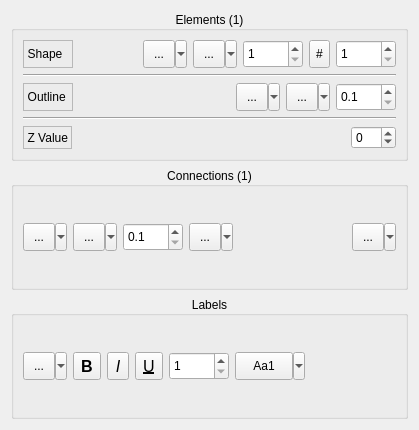
<?xml version="1.0" encoding="UTF-8"?>
<ui version="4.0">
 <class>BGElementConnectionPropertiesUI</class>
 <widget class="QWidget" name="BGElementConnectionPropertiesUI">
  <property name="geometry">
   <rect>
    <x>0</x>
    <y>0</y>
    <width>419</width>
    <height>430</height>
   </rect>
  </property>
  <property name="sizePolicy">
   <sizepolicy hsizetype="Preferred" vsizetype="Maximum">
    <horstretch>0</horstretch>
    <verstretch>0</verstretch>
   </sizepolicy>
  </property>
  <property name="windowTitle">
   <string>Form</string>
  </property>
  <property name="styleSheet">
   <string notr="true">/*
QDoubleSpinBox, QSpinBox, QComboBox
{
border: 1px solid #aaa;
background: white;
}

QSpinBox:hover, QDoubleSpinBox:hover, QComboBox:hover
{
border: 1px solid #00a;
background: white;
}


QToolButton
{
border: 1px none;
background: transparent;
}

QToolButton::menu-button 
{
background: transparent;
}

QToolButton:on
{
border: 1px solid #00a;
background: #bbb;
}

QToolButton:hover:!on
{
border: 1px solid #00a;
background: #eee;
}
*/
</string>
  </property>
  <layout class="QVBoxLayout" name="verticalLayout_2">
   <item>
    <widget class="QGroupBox" name="ElementsBox">
     <property name="title">
      <string>Elements (1)</string>
     </property>
     <property name="alignment">
      <set>Qt::AlignCenter</set>
     </property>
     <layout class="QVBoxLayout" name="verticalLayout_5">
      <item>
       <layout class="QHBoxLayout" name="horizontalLayout_3">
        <item>
         <widget class="QLabel" name="label_2">
          <property name="frameShape">
           <enum>QFrame::StyledPanel</enum>
          </property>
          <property name="frameShadow">
           <enum>QFrame::Sunken</enum>
          </property>
          <property name="text">
           <string>Shape  </string>
          </property>
          <property name="alignment">
           <set>Qt::AlignRight|Qt::AlignTrailing|Qt::AlignVCenter</set>
          </property>
         </widget>
        </item>
        <item>
         <spacer name="horizontalSpacer">
          <property name="orientation">
           <enum>Qt::Horizontal</enum>
          </property>
          <property name="sizeHint" stdset="0">
           <size>
            <width>40</width>
            <height>20</height>
           </size>
          </property>
         </spacer>
        </item>
        <item>
         <widget class="QSint::QSplitButton" name="ElementShape">
          <property name="minimumSize">
           <size>
            <width>44</width>
            <height>28</height>
           </size>
          </property>
          <property name="maximumSize">
           <size>
            <width>16777215</width>
            <height>28</height>
           </size>
          </property>
          <property name="statusTip">
           <string>Set shape of the selected nodes</string>
          </property>
          <property name="text">
           <string>...</string>
          </property>
          <property name="iconSize">
           <size>
            <width>18</width>
            <height>18</height>
           </size>
          </property>
          <property name="popupMode">
           <enum>QToolButton::MenuButtonPopup</enum>
          </property>
         </widget>
        </item>
        <item>
         <widget class="QSint::ColorButton" name="ElementColour">
          <property name="sizePolicy">
           <sizepolicy hsizetype="Fixed" vsizetype="Fixed">
            <horstretch>0</horstretch>
            <verstretch>0</verstretch>
           </sizepolicy>
          </property>
          <property name="minimumSize">
           <size>
            <width>44</width>
            <height>28</height>
           </size>
          </property>
          <property name="statusTip">
           <string>Set fill color of the selected nodes</string>
          </property>
          <property name="text">
           <string>...</string>
          </property>
          <property name="iconSize">
           <size>
            <width>18</width>
            <height>18</height>
           </size>
          </property>
          <property name="popupMode">
           <enum>QToolButton::MenuButtonPopup</enum>
          </property>
         </widget>
        </item>
        <item>
         <widget class="QSint::SpinComboBox" name="ElementSizeX">
          <property name="sizePolicy">
           <sizepolicy hsizetype="Preferred" vsizetype="Fixed">
            <horstretch>0</horstretch>
            <verstretch>0</verstretch>
           </sizepolicy>
          </property>
          <property name="minimumSize">
           <size>
            <width>60</width>
            <height>28</height>
           </size>
          </property>
          <property name="maximumSize">
           <size>
            <width>60</width>
            <height>28</height>
           </size>
          </property>
          <property name="statusTip">
           <string>Set width of the selected nodes</string>
          </property>
          <property name="styleSheet">
           <string notr="true"/>
          </property>
          <property name="correctionMode">
           <enum>QAbstractSpinBox::CorrectToNearestValue</enum>
          </property>
          <property name="minimum">
           <number>1</number>
          </property>
          <property name="maximum">
           <number>1000</number>
          </property>
         </widget>
        </item>
        <item>
         <widget class="QToolButton" name="ElementSizeSwitch">
          <property name="sizePolicy">
           <sizepolicy hsizetype="Fixed" vsizetype="Preferred">
            <horstretch>0</horstretch>
            <verstretch>0</verstretch>
           </sizepolicy>
          </property>
          <property name="statusTip">
           <string>Uniform nodes size editing if checked</string>
          </property>
          <property name="text">
           <string>#</string>
          </property>
          <property name="checkable">
           <bool>true</bool>
          </property>
          <property name="checked">
           <bool>false</bool>
          </property>
         </widget>
        </item>
        <item>
         <widget class="QSint::SpinComboBox" name="ElementSizeY">
          <property name="sizePolicy">
           <sizepolicy hsizetype="Preferred" vsizetype="Fixed">
            <horstretch>0</horstretch>
            <verstretch>0</verstretch>
           </sizepolicy>
          </property>
          <property name="minimumSize">
           <size>
            <width>60</width>
            <height>28</height>
           </size>
          </property>
          <property name="maximumSize">
           <size>
            <width>60</width>
            <height>28</height>
           </size>
          </property>
          <property name="statusTip">
           <string>Set height of the selected nodes</string>
          </property>
          <property name="styleSheet">
           <string notr="true"/>
          </property>
          <property name="correctionMode">
           <enum>QAbstractSpinBox::CorrectToNearestValue</enum>
          </property>
          <property name="minimum">
           <number>1</number>
          </property>
          <property name="maximum">
           <number>1000</number>
          </property>
         </widget>
        </item>
       </layout>
      </item>
      <item>
       <widget class="Line" name="line">
        <property name="orientation">
         <enum>Qt::Horizontal</enum>
        </property>
       </widget>
      </item>
      <item>
       <layout class="QHBoxLayout" name="horizontalLayout_5">
        <item>
         <widget class="QLabel" name="label">
          <property name="frameShape">
           <enum>QFrame::StyledPanel</enum>
          </property>
          <property name="frameShadow">
           <enum>QFrame::Sunken</enum>
          </property>
          <property name="text">
           <string>Outline </string>
          </property>
          <property name="alignment">
           <set>Qt::AlignRight|Qt::AlignTrailing|Qt::AlignVCenter</set>
          </property>
         </widget>
        </item>
        <item>
         <spacer name="horizontalSpacer_4">
          <property name="orientation">
           <enum>Qt::Horizontal</enum>
          </property>
          <property name="sizeHint" stdset="0">
           <size>
            <width>40</width>
            <height>20</height>
           </size>
          </property>
         </spacer>
        </item>
        <item>
         <widget class="QSint::ColorButton" name="StrokeColour">
          <property name="sizePolicy">
           <sizepolicy hsizetype="Fixed" vsizetype="Fixed">
            <horstretch>0</horstretch>
            <verstretch>0</verstretch>
           </sizepolicy>
          </property>
          <property name="minimumSize">
           <size>
            <width>44</width>
            <height>28</height>
           </size>
          </property>
          <property name="statusTip">
           <string>Set stroke color of the selected nodes</string>
          </property>
          <property name="text">
           <string>...</string>
          </property>
          <property name="iconSize">
           <size>
            <width>18</width>
            <height>18</height>
           </size>
          </property>
          <property name="popupMode">
           <enum>QToolButton::MenuButtonPopup</enum>
          </property>
         </widget>
        </item>
        <item>
         <widget class="QSint::QPenButton" name="StrokeStyle">
          <property name="minimumSize">
           <size>
            <width>44</width>
            <height>28</height>
           </size>
          </property>
          <property name="statusTip">
           <string>Set stroke style of the selected nodes</string>
          </property>
          <property name="text">
           <string>...</string>
          </property>
          <property name="iconSize">
           <size>
            <width>18</width>
            <height>18</height>
           </size>
          </property>
          <property name="popupMode">
           <enum>QToolButton::MenuButtonPopup</enum>
          </property>
         </widget>
        </item>
        <item>
         <widget class="QSint::DoubleSpinComboBox" name="StrokeSize">
          <property name="sizePolicy">
           <sizepolicy hsizetype="Fixed" vsizetype="Fixed">
            <horstretch>0</horstretch>
            <verstretch>0</verstretch>
           </sizepolicy>
          </property>
          <property name="minimumSize">
           <size>
            <width>60</width>
            <height>28</height>
           </size>
          </property>
          <property name="maximumSize">
           <size>
            <width>60</width>
            <height>28</height>
           </size>
          </property>
          <property name="statusTip">
           <string>Set stroke width of the selected nodes</string>
          </property>
          <property name="styleSheet">
           <string notr="true"/>
          </property>
          <property name="correctionMode">
           <enum>QAbstractSpinBox::CorrectToNearestValue</enum>
          </property>
          <property name="decimals">
           <number>1</number>
          </property>
          <property name="minimum">
           <double>0.100000000000000</double>
          </property>
          <property name="singleStep">
           <double>0.100000000000000</double>
          </property>
         </widget>
        </item>
       </layout>
      </item>
      <item>
       <widget class="Line" name="line2">
        <property name="orientation">
         <enum>Qt::Horizontal</enum>
        </property>
       </widget>
      </item>
      <item>
       <widget class="QWidget" name="zValueWidget" native="true">
        <layout class="QHBoxLayout" name="horizontalLayout_4">
         <property name="spacing">
          <number>0</number>
         </property>
         <property name="leftMargin">
          <number>0</number>
         </property>
         <property name="topMargin">
          <number>0</number>
         </property>
         <property name="rightMargin">
          <number>0</number>
         </property>
         <property name="bottomMargin">
          <number>0</number>
         </property>
         <item>
          <layout class="QHBoxLayout" name="zValueLayout">
           <property name="spacing">
            <number>0</number>
           </property>
           <item>
            <widget class="QLabel" name="label_3">
             <property name="frameShape">
              <enum>QFrame::StyledPanel</enum>
             </property>
             <property name="frameShadow">
              <enum>QFrame::Sunken</enum>
             </property>
             <property name="text">
              <string>Z Value</string>
             </property>
             <property name="alignment">
              <set>Qt::AlignRight|Qt::AlignTrailing|Qt::AlignVCenter</set>
             </property>
            </widget>
           </item>
           <item>
            <spacer name="horizontalSpacer_5">
             <property name="orientation">
              <enum>Qt::Horizontal</enum>
             </property>
             <property name="sizeHint" stdset="0">
              <size>
               <width>40</width>
               <height>20</height>
              </size>
             </property>
            </spacer>
           </item>
           <item>
            <widget class="QSpinBox" name="zValueSpinBox">
             <property name="minimum">
              <number>-99</number>
             </property>
            </widget>
           </item>
          </layout>
         </item>
        </layout>
       </widget>
      </item>
     </layout>
    </widget>
   </item>
   <item>
    <widget class="QGroupBox" name="ConnectionsBox">
     <property name="title">
      <string>Connections (1)</string>
     </property>
     <property name="alignment">
      <set>Qt::AlignCenter</set>
     </property>
     <layout class="QVBoxLayout" name="verticalLayout">
      <item>
       <layout class="QHBoxLayout" name="horizontalLayout_2">
        <item>
         <widget class="QSint::ColorButton" name="ConnectionColour">
          <property name="sizePolicy">
           <sizepolicy hsizetype="Fixed" vsizetype="Fixed">
            <horstretch>0</horstretch>
            <verstretch>0</verstretch>
           </sizepolicy>
          </property>
          <property name="minimumSize">
           <size>
            <width>44</width>
            <height>28</height>
           </size>
          </property>
          <property name="statusTip">
           <string>Set color of the selected edges</string>
          </property>
          <property name="text">
           <string>...</string>
          </property>
          <property name="iconSize">
           <size>
            <width>18</width>
            <height>18</height>
           </size>
          </property>
          <property name="popupMode">
           <enum>QToolButton::MenuButtonPopup</enum>
          </property>
         </widget>
        </item>
        <item>
         <widget class="QSint::QPenButton" name="ConnectionStyle">
          <property name="minimumSize">
           <size>
            <width>44</width>
            <height>28</height>
           </size>
          </property>
          <property name="statusTip">
           <string>Set pen style of the selected edges</string>
          </property>
          <property name="text">
           <string>...</string>
          </property>
          <property name="iconSize">
           <size>
            <width>18</width>
            <height>18</height>
           </size>
          </property>
          <property name="popupMode">
           <enum>QToolButton::MenuButtonPopup</enum>
          </property>
         </widget>
        </item>
        <item>
         <widget class="QSint::DoubleSpinComboBox" name="ConnectionWeight">
          <property name="sizePolicy">
           <sizepolicy hsizetype="Fixed" vsizetype="Fixed">
            <horstretch>0</horstretch>
            <verstretch>0</verstretch>
           </sizepolicy>
          </property>
          <property name="minimumSize">
           <size>
            <width>60</width>
            <height>28</height>
           </size>
          </property>
          <property name="maximumSize">
           <size>
            <width>60</width>
            <height>28</height>
           </size>
          </property>
          <property name="statusTip">
           <string>Set weight of the selected edges</string>
          </property>
          <property name="styleSheet">
           <string notr="true"/>
          </property>
          <property name="correctionMode">
           <enum>QAbstractSpinBox::CorrectToNearestValue</enum>
          </property>
          <property name="decimals">
           <number>1</number>
          </property>
          <property name="minimum">
           <double>0.100000000000000</double>
          </property>
          <property name="singleStep">
           <double>0.100000000000000</double>
          </property>
         </widget>
        </item>
        <item>
         <widget class="QSint::QSplitButton" name="ConnectionDirection">
          <property name="minimumSize">
           <size>
            <width>44</width>
            <height>28</height>
           </size>
          </property>
          <property name="statusTip">
           <string>Set direction of the selected edges</string>
          </property>
          <property name="text">
           <string>...</string>
          </property>
          <property name="iconSize">
           <size>
            <width>18</width>
            <height>18</height>
           </size>
          </property>
          <property name="popupMode">
           <enum>QToolButton::MenuButtonPopup</enum>
          </property>
         </widget>
        </item>
        <item>
         <spacer name="horizontalSpacer_2">
          <property name="orientation">
           <enum>Qt::Horizontal</enum>
          </property>
          <property name="sizeHint" stdset="0">
           <size>
            <width>40</width>
            <height>20</height>
           </size>
          </property>
         </spacer>
        </item>
        <item>
         <widget class="QSint::QSplitButton" name="ConnectionType">
          <property name="minimumSize">
           <size>
            <width>44</width>
            <height>28</height>
           </size>
          </property>
          <property name="statusTip">
           <string>Set type of the selected edges</string>
          </property>
          <property name="text">
           <string>...</string>
          </property>
          <property name="iconSize">
           <size>
            <width>18</width>
            <height>18</height>
           </size>
          </property>
          <property name="popupMode">
           <enum>QToolButton::MenuButtonPopup</enum>
          </property>
         </widget>
        </item>
       </layout>
      </item>
     </layout>
    </widget>
   </item>
   <item>
    <widget class="QGroupBox" name="LablesBox">
     <property name="title">
      <string>Labels</string>
     </property>
     <property name="alignment">
      <set>Qt::AlignCenter</set>
     </property>
     <layout class="QHBoxLayout" name="horizontalLayout">
      <item>
       <layout class="QHBoxLayout" name="zValueControlsLayout">
        <item>
         <widget class="QSint::ColorButton" name="LabelColour">
          <property name="sizePolicy">
           <sizepolicy hsizetype="Fixed" vsizetype="Fixed">
            <horstretch>0</horstretch>
            <verstretch>0</verstretch>
           </sizepolicy>
          </property>
          <property name="minimumSize">
           <size>
            <width>44</width>
            <height>28</height>
           </size>
          </property>
          <property name="maximumSize">
           <size>
            <width>16777215</width>
            <height>28</height>
           </size>
          </property>
          <property name="statusTip">
           <string>Set color of the selected labels</string>
          </property>
          <property name="text">
           <string>...</string>
          </property>
          <property name="iconSize">
           <size>
            <width>18</width>
            <height>18</height>
           </size>
          </property>
          <property name="popupMode">
           <enum>QToolButton::MenuButtonPopup</enum>
          </property>
         </widget>
        </item>
        <item>
         <widget class="QToolButton" name="LabelFontBold">
          <property name="sizePolicy">
           <sizepolicy hsizetype="Fixed" vsizetype="Fixed">
            <horstretch>0</horstretch>
            <verstretch>0</verstretch>
           </sizepolicy>
          </property>
          <property name="minimumSize">
           <size>
            <width>0</width>
            <height>28</height>
           </size>
          </property>
          <property name="maximumSize">
           <size>
            <width>28</width>
            <height>28</height>
           </size>
          </property>
          <property name="font">
           <font>
            <pointsize>12</pointsize>
            <weight>75</weight>
            <bold>true</bold>
           </font>
          </property>
          <property name="statusTip">
           <string>Bold font look of the selected labels</string>
          </property>
          <property name="text">
           <string>B</string>
          </property>
          <property name="checkable">
           <bool>true</bool>
          </property>
         </widget>
        </item>
        <item>
         <widget class="QToolButton" name="LabelFontItalic">
          <property name="sizePolicy">
           <sizepolicy hsizetype="Fixed" vsizetype="Fixed">
            <horstretch>0</horstretch>
            <verstretch>0</verstretch>
           </sizepolicy>
          </property>
          <property name="minimumSize">
           <size>
            <width>0</width>
            <height>28</height>
           </size>
          </property>
          <property name="maximumSize">
           <size>
            <width>28</width>
            <height>28</height>
           </size>
          </property>
          <property name="font">
           <font>
            <pointsize>12</pointsize>
            <weight>50</weight>
            <italic>true</italic>
            <bold>false</bold>
           </font>
          </property>
          <property name="statusTip">
           <string>Italic font look of the selected labels</string>
          </property>
          <property name="text">
           <string>I</string>
          </property>
          <property name="checkable">
           <bool>true</bool>
          </property>
         </widget>
        </item>
        <item>
         <widget class="QToolButton" name="LabelFontUnderline">
          <property name="sizePolicy">
           <sizepolicy hsizetype="Fixed" vsizetype="Fixed">
            <horstretch>0</horstretch>
            <verstretch>0</verstretch>
           </sizepolicy>
          </property>
          <property name="minimumSize">
           <size>
            <width>0</width>
            <height>28</height>
           </size>
          </property>
          <property name="maximumSize">
           <size>
            <width>28</width>
            <height>28</height>
           </size>
          </property>
          <property name="font">
           <font>
            <pointsize>12</pointsize>
            <weight>50</weight>
            <italic>false</italic>
            <bold>false</bold>
            <underline>true</underline>
           </font>
          </property>
          <property name="statusTip">
           <string>Underlined font look of the selected labels</string>
          </property>
          <property name="text">
           <string>U</string>
          </property>
          <property name="checkable">
           <bool>true</bool>
          </property>
         </widget>
        </item>
        <item>
         <widget class="QSint::SpinComboBox" name="LabelFontSize">
          <property name="sizePolicy">
           <sizepolicy hsizetype="Preferred" vsizetype="Fixed">
            <horstretch>0</horstretch>
            <verstretch>0</verstretch>
           </sizepolicy>
          </property>
          <property name="minimumSize">
           <size>
            <width>60</width>
            <height>28</height>
           </size>
          </property>
          <property name="maximumSize">
           <size>
            <width>60</width>
            <height>28</height>
           </size>
          </property>
          <property name="statusTip">
           <string>Set font size of the selected labels</string>
          </property>
          <property name="styleSheet">
           <string notr="true"/>
          </property>
          <property name="correctionMode">
           <enum>QAbstractSpinBox::CorrectToNearestValue</enum>
          </property>
          <property name="minimum">
           <number>1</number>
          </property>
          <property name="maximum">
           <number>1000</number>
          </property>
         </widget>
        </item>
        <item>
         <widget class="QSint::QFontButton" name="LabelFont">
          <property name="sizePolicy">
           <sizepolicy hsizetype="Fixed" vsizetype="Fixed">
            <horstretch>0</horstretch>
            <verstretch>0</verstretch>
           </sizepolicy>
          </property>
          <property name="minimumSize">
           <size>
            <width>70</width>
            <height>28</height>
           </size>
          </property>
          <property name="maximumSize">
           <size>
            <width>16777215</width>
            <height>28</height>
           </size>
          </property>
          <property name="statusTip">
           <string>Set font of the selected labels</string>
          </property>
          <property name="text">
           <string>Aa1</string>
          </property>
          <property name="popupMode">
           <enum>QToolButton::MenuButtonPopup</enum>
          </property>
          <property name="toolButtonStyle">
           <enum>Qt::ToolButtonTextOnly</enum>
          </property>
         </widget>
        </item>
        <item>
         <spacer name="horizontalSpacer_3">
          <property name="orientation">
           <enum>Qt::Horizontal</enum>
          </property>
          <property name="sizeHint" stdset="0">
           <size>
            <width>40</width>
            <height>20</height>
           </size>
          </property>
         </spacer>
        </item>
       </layout>
      </item>
     </layout>
    </widget>
   </item>
  </layout>
 </widget>
 <customwidgets>
  <customwidget>
   <class>QSint::ColorButton</class>
   <extends>QToolButton</extends>
   <header>thirdparty/qsintwidgets/colorbutton.h</header>
  </customwidget>
  <customwidget>
   <class>QSint::QSplitButton</class>
   <extends>QToolButton</extends>
   <header>thirdparty/qsintwidgets/qsplitbutton.h</header>
  </customwidget>
  <customwidget>
   <class>QSint::QPenButton</class>
   <extends>QToolButton</extends>
   <header>thirdparty/qsintwidgets/qpenbutton.h</header>
  </customwidget>
  <customwidget>
   <class>QSint::QFontButton</class>
   <extends>QToolButton</extends>
   <header>thirdparty/qsintwidgets/qfontbutton.h</header>
  </customwidget>
  <customwidget>
   <class>QSint::SpinComboBox</class>
   <extends>QSpinBox</extends>
   <header>thirdparty/qsintwidgets/spincombobox.h</header>
  </customwidget>
  <customwidget>
   <class>QSint::DoubleSpinComboBox</class>
   <extends>QDoubleSpinBox</extends>
   <header>thirdparty/qsintwidgets/doublespincombobox.h</header>
  </customwidget>
 </customwidgets>
 <tabstops>
  <tabstop>ElementShape</tabstop>
  <tabstop>ElementSizeX</tabstop>
  <tabstop>ElementSizeSwitch</tabstop>
  <tabstop>ElementSizeY</tabstop>
  <tabstop>StrokeStyle</tabstop>
  <tabstop>StrokeSize</tabstop>
  <tabstop>ConnectionColour</tabstop>
  <tabstop>ConnectionStyle</tabstop>
  <tabstop>ConnectionWeight</tabstop>
  <tabstop>ConnectionDirection</tabstop>
  <tabstop>LabelColour</tabstop>
  <tabstop>LabelFont</tabstop>
 </tabstops>
 <resources/>
 <connections/>
</ui>
